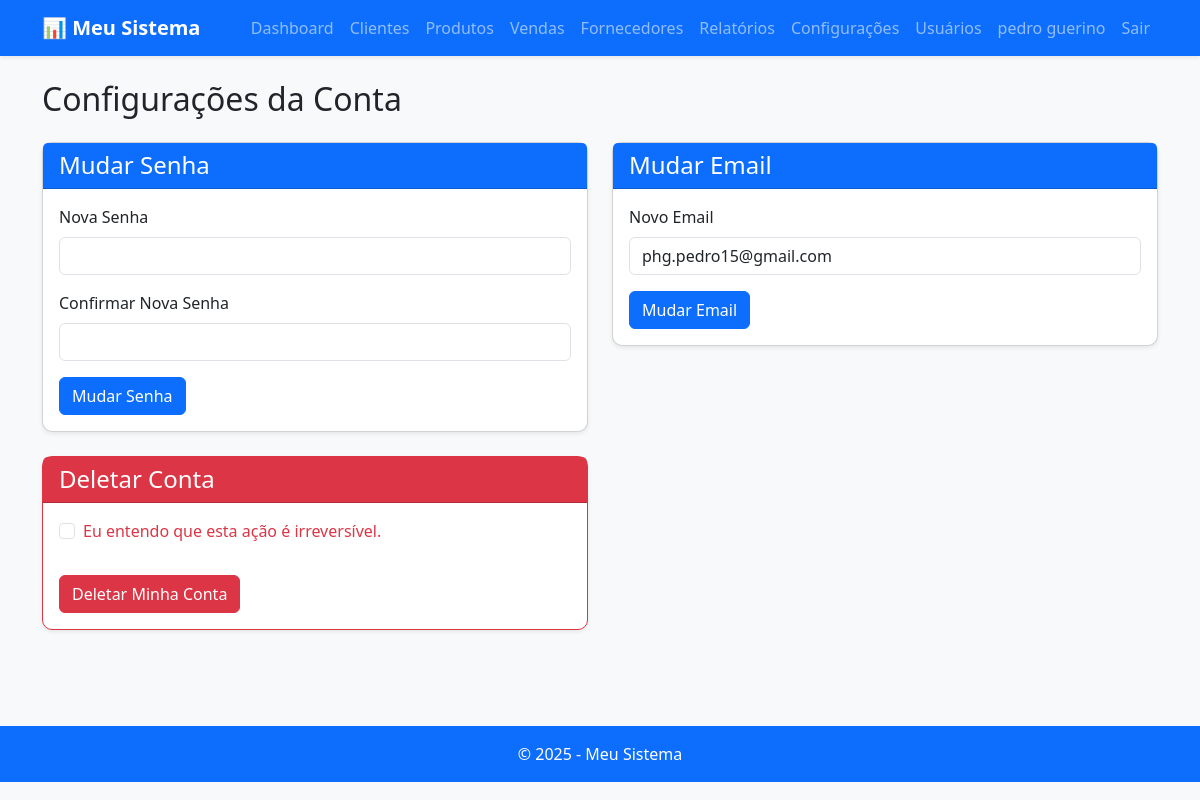
Page /configuracoes (signed in) on the earlier database version.
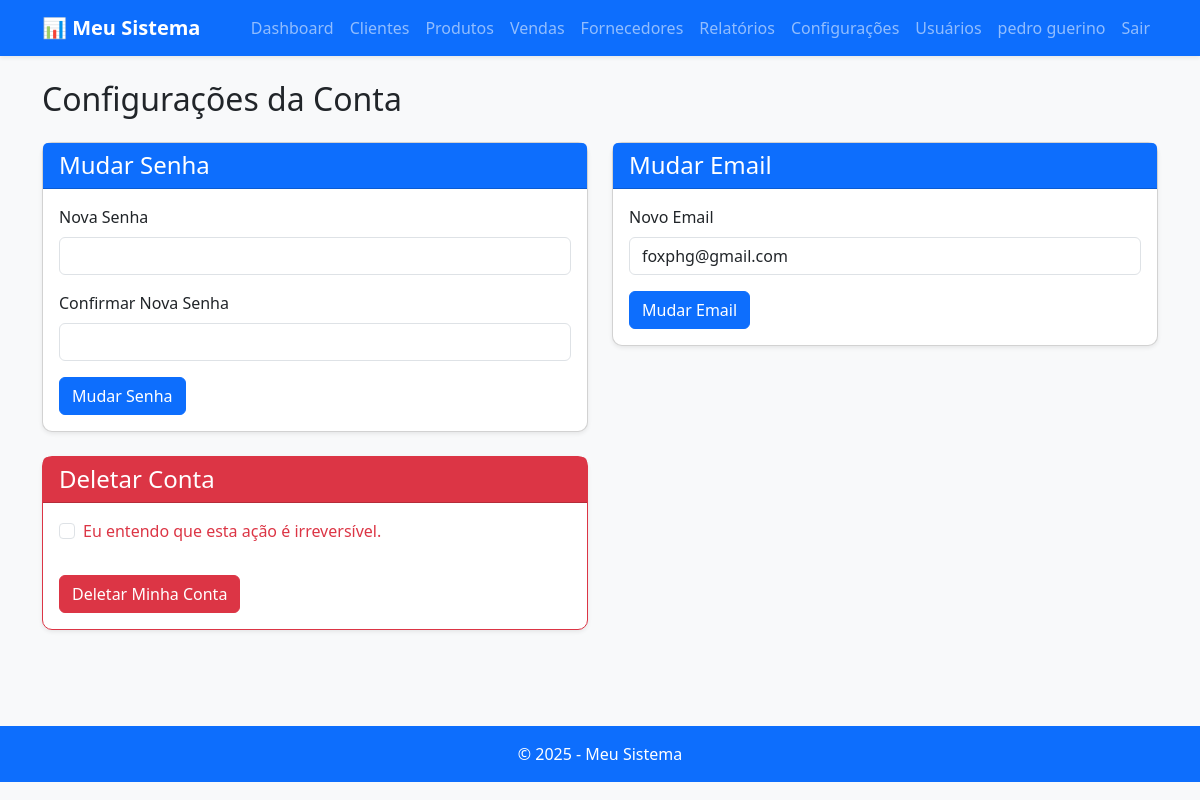
Same page on the later database version.
### app/models.py (models this page shows, shortened)
class User(UserMixin, db.Model):
    id = db.Column(db.Integer, primary_key=True)
    username = db.Column(db.String(150), nullable=False, unique=True)
    email = db.Column(db.String(150), nullable=False, unique=True)
    password_hash = db.Column(db.String(256), nullable=False)
    created_at = db.Column(db.DateTime, default=datetime.utcnow)

### app/routes.py (the view, shortened to what this page needs)
@main.route('/configuracoes', methods=['GET', 'POST'])
@login_required
def configuracoes():
    password_form = ChangePasswordForm()
    email_form = ChangeEmailForm()
    delete_form = DeleteAccountForm()
    user = User.query.get(current_user.id)
    if password_form.validate_on_submit() and password_form.submit.data:
        user.set_password(password_form.nova_senha.data)
        db.session.commit()
        flash('Sua senha foi atualizada com sucesso!', 'success')
        return redirect(url_for('main.configuracoes'))
    return render_template('configuracoes.html', password_form=password_form, email_form=email_form, delete_form=delete_form)

### app/forms.py
class ChangePasswordForm(FlaskForm):
    nova_senha = PasswordField('Nova Senha', validators=[DataRequired(), Length(min=6)])
    confirmar_senha = PasswordField('Confirmar Nova Senha', validators=[DataRequired(), EqualTo('nova_senha', message='As senhas devem ser iguais.')])
    submit = SubmitField('Mudar Senha')

class ChangeEmailForm(FlaskForm):
    email = StringField('Novo Email', validators=[DataRequired(), Email()])
    submit = SubmitField('Mudar Email')

### app/models.py (called while the page is built)
@login_manager.user_loader
def load_user(user_id):
    return User.query.get(int(user_id))

### app/templates/configuracoes.html (shortened to what this page needs)
{% extends "base.html" %}
{% block content %}
<h2 class="mb-4">Configurações da Conta</h2>
<div class="row">
    <div class="col-md-6 mb-4">
        <div class="card shadow-sm">
            <div class="card-header bg-primary text-white">
                <h4 class="mb-0">Mudar Senha</h4>
            </div>
            <div class="card-body">
                <form method="post" action="{{ url_for('main.configuracoes') }}">
                    <div class="mb-3">
                        {{ password_form.nova_senha.label(class="form-label") }}
                        {{ password_form.nova_senha(class="form-control") }}
                    </div>
                    <div class="mb-3">
                        {{ password_form.confirmar_senha.label(class="form-label") }}
                        {{ password_form.confirmar_senha(class="form-control") }}
                    </div>
                    {{ password_form.submit(class="btn btn-primary") }}
                </form>
            </div>
        </div>
    </div>
    <div class="col-md-6 mb-4">
        <div class="card shadow-sm">
            <div class="card-header bg-primary text-white">
                <h4 class="mb-0">Mudar Email</h4>
            </div>
            <div class="card-body">
                <form method="post" action="{{ url_for('main.configuracoes') }}">
                    <div class="mb-3">
                        {{ email_form.email.label(class="form-label") }}
                        {{ email_form.email(class="form-control", value=current_user.email) }}
                    </div>
                    {{ email_form.submit(class="btn btn-primary") }}
                </form>
            </div>
        </div>
    </div>
</div>
<div class="row">
    <div class="col-md-6 mb-4">
        <div class="card shadow-sm border-danger">
            <div class="card-header bg-danger text-white">
                <h4 class="mb-0">Deletar Conta</h4>
            </div>
            <div class="card-body">
                <form method="post" action="{{ url_for('main.configuracoes') }}">
                    <div class="mb-3 form-check">
                        {{ delete_form.confirmar(class="form-check-input") }}
                        {{ delete_form.confirmar.label(class="form-check-label text-danger") }}
                    </div>
                    {{ delete_form.submit(class="btn btn-danger mt-3", onclick="return confirm('Tem certeza que deseja deletar sua conta? Esta ação é irreversível.');") }}
                </form>
            </div>
        </div>
    </div>
</div>
{% endblock %}

### app/templates/base.html (shortened to what this page needs)
<!DOCTYPE html>
<html lang="pt-BR">
<head>
  <link href="https://cdn.jsdelivr.net/npm/bootstrap@5.3.3/dist/css/bootstrap.min.css" rel="stylesheet">
  <link href="https://cdn.jsdelivr.net/npm/bootstrap-icons/font/bootstrap-icons.css" rel="stylesheet">
  <link rel="stylesheet" href="{{ url_for('static', filename='css/style.css') }}"></head>
<body class="bg-light">
  <nav class="navbar navbar-expand-lg navbar-dark bg-primary shadow-sm">
    <div class="container">
      <a class="navbar-brand" href="{{ url_for('main.dashboard') }}">📊 Meu Sistema</a>
      <div class="collapse navbar-collapse" id="nav">
        <ul class="navbar-nav ms-auto">
          <li class="nav-item"><a class="nav-link" href="{{ url_for('main.dashboard') }}">Dashboard</a></li>
          <li class="nav-item"><a class="nav-link" href="{{ url_for('main.clientes') }}">Clientes</a></li>
          <li class="nav-item"><a class="nav-link" href="{{ url_for('main.produtos') }}">Produtos</a></li>
          <li class="nav-item"><a class="nav-link" href="{{ url_for('main.vendas') }}">Vendas</a></li>
          <li class="nav-item"><a class="nav-link" href="{{ url_for('main.fornecedores') }}">Fornecedores</a></li>
          <li class="nav-item"><a class="nav-link" href="{{ url_for('main.relatorios') }}">Relatórios</a></li>
          <li class="nav-item"><a class="nav-link" href="{{ url_for('main.configuracoes') }}">Configurações</a></li>
          {% if current_user.is_authenticated %}
            <li class="nav-item"><a class="nav-link" href="{{ url_for('main.users') }}">Usuários</a></li>
            <li class="nav-item"><a class="nav-link" href="#">{{ current_user.username }}</a></li>
            <li class="nav-item"><a class="nav-link" href="{{ url_for('main.logout') }}">Sair</a></li>
          {% else %}
            <li class="nav-item"><a class="nav-link" href="{{ url_for('main.login') }}">Login</a></li>
            <li class="nav-item"><a class="nav-link" href="{{ url_for('main.register') }}">Registrar</a></li>
          {% endif %}
        </ul>
      </div>
    </div>
  </nav>
  <main class="container py-4">
    {% block content %}{% endblock %}
  </main>
  <footer class="bg-primary text-white text-center py-3 mt-5">
    © {{ 2025 }} - Meu Sistema
  </footer>
  <script src="{{ url_for('static', filename='app.js') }}"></script></body>
</html>

Differences in the rows shown:
changed User "pedro guerino": email "phg.pedro15@gmail.com" → "foxphg@gmail.com"
